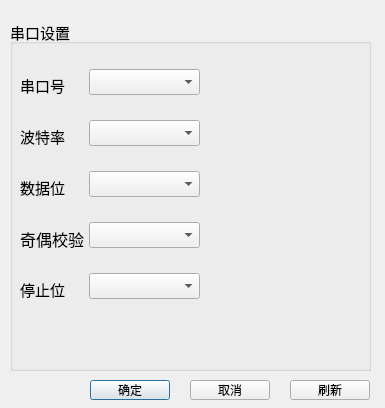
<?xml version="1.0" encoding="UTF-8"?>
<ui version="4.0">
 <class>Connection</class>
 <widget class="QDialog" name="Connection">
  <property name="geometry">
   <rect>
    <x>0</x>
    <y>0</y>
    <width>385</width>
    <height>408</height>
   </rect>
  </property>
  <property name="windowTitle">
   <string>Dialog</string>
  </property>
  <widget class="QGroupBox" name="serialGroupBox">
   <property name="geometry">
    <rect>
     <x>10</x>
     <y>20</y>
     <width>361</width>
     <height>351</height>
    </rect>
   </property>
   <property name="font">
    <font>
     <family>Microsoft YaHei UI</family>
     <pointsize>11</pointsize>
     <weight>50</weight>
     <bold>false</bold>
    </font>
   </property>
   <property name="title">
    <string>串口设置</string>
   </property>
   <widget class="QWidget" name="verticalLayoutWidget">
    <property name="geometry">
     <rect>
      <x>79</x>
      <y>30</y>
      <width>111</width>
      <height>271</height>
     </rect>
    </property>
    <layout class="QVBoxLayout" name="verticalLayout">
     <item>
      <widget class="QComboBox" name="SerialNumCBX"/>
     </item>
     <item>
      <widget class="QComboBox" name="BaudRateCBX"/>
     </item>
     <item>
      <widget class="QComboBox" name="DataBitsCBX"/>
     </item>
     <item>
      <widget class="QComboBox" name="ParityCBX"/>
     </item>
     <item>
      <widget class="QComboBox" name="StopBitCBX"/>
     </item>
    </layout>
   </widget>
   <widget class="QLabel" name="label_5">
    <property name="geometry">
     <rect>
      <x>10</x>
      <y>158</y>
      <width>45</width>
      <height>19</height>
     </rect>
    </property>
    <property name="font">
     <font>
      <family>Microsoft JhengHei UI</family>
      <pointsize>11</pointsize>
      <weight>50</weight>
      <bold>false</bold>
     </font>
    </property>
    <property name="text">
     <string>数据位</string>
    </property>
   </widget>
   <widget class="QLabel" name="label_6">
    <property name="geometry">
     <rect>
      <x>10</x>
      <y>209</y>
      <width>64</width>
      <height>20</height>
     </rect>
    </property>
    <property name="font">
     <font>
      <family>Microsoft JhengHei UI</family>
      <pointsize>12</pointsize>
      <weight>50</weight>
      <bold>false</bold>
     </font>
    </property>
    <property name="text">
     <string>奇偶校验</string>
    </property>
   </widget>
   <widget class="QLabel" name="label">
    <property name="geometry">
     <rect>
      <x>10</x>
      <y>56</y>
      <width>45</width>
      <height>19</height>
     </rect>
    </property>
    <property name="font">
     <font>
      <family>Microsoft JhengHei UI</family>
      <pointsize>11</pointsize>
     </font>
    </property>
    <property name="text">
     <string>串口号</string>
    </property>
   </widget>
   <widget class="QLabel" name="label_2">
    <property name="geometry">
     <rect>
      <x>10</x>
      <y>107</y>
      <width>45</width>
      <height>19</height>
     </rect>
    </property>
    <property name="font">
     <font>
      <family>Microsoft JhengHei UI</family>
      <pointsize>11</pointsize>
     </font>
    </property>
    <property name="text">
     <string>波特率</string>
    </property>
   </widget>
   <widget class="QLabel" name="label_3">
    <property name="geometry">
     <rect>
      <x>10</x>
      <y>260</y>
      <width>45</width>
      <height>19</height>
     </rect>
    </property>
    <property name="font">
     <font>
      <family>Microsoft JhengHei UI</family>
      <pointsize>11</pointsize>
     </font>
    </property>
    <property name="text">
     <string>停止位</string>
    </property>
   </widget>
  </widget>
  <widget class="QLabel" name="label_4">
   <property name="geometry">
    <rect>
     <x>430</x>
     <y>330</y>
     <width>109</width>
     <height>259</height>
    </rect>
   </property>
   <property name="text">
    <string>TextLabel</string>
   </property>
  </widget>
  <widget class="QPushButton" name="ConfirmButton">
   <property name="geometry">
    <rect>
     <x>90</x>
     <y>380</y>
     <width>80</width>
     <height>20</height>
    </rect>
   </property>
   <property name="text">
    <string>确定</string>
   </property>
  </widget>
  <widget class="QPushButton" name="CancleButton">
   <property name="geometry">
    <rect>
     <x>190</x>
     <y>380</y>
     <width>80</width>
     <height>20</height>
    </rect>
   </property>
   <property name="text">
    <string>取消</string>
   </property>
  </widget>
  <widget class="QPushButton" name="RefreshButton_2">
   <property name="geometry">
    <rect>
     <x>290</x>
     <y>380</y>
     <width>80</width>
     <height>20</height>
    </rect>
   </property>
   <property name="text">
    <string>刷新</string>
   </property>
  </widget>
 </widget>
 <resources/>
 <connections/>
</ui>
